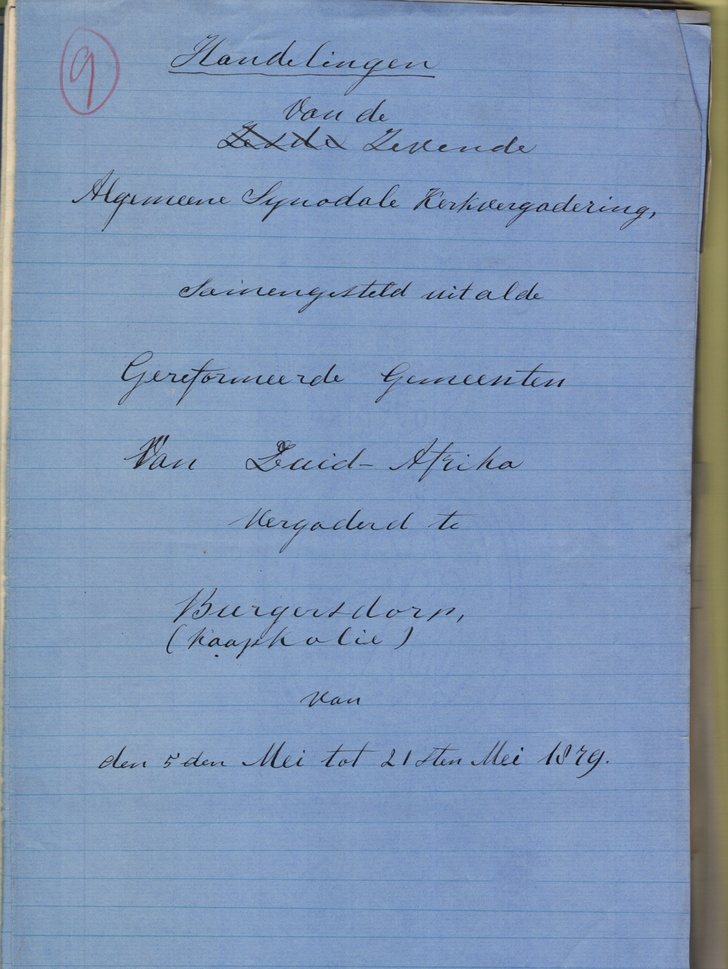
%> input picture Programs/Radon Transform/PTDC0012.JPG, 728 x 969 px, shrunk from 5120 x 6816 before the run
$ octave radon.m   (GNU Octave 9; MATLAB toolbox functions it lacks are replaced by stand-ins)
%> lines starting %> are read from the running program, lines starting %| are printed output that depends on the picture
# Created by Octave 4.2.1, Thu Jul 13 17:19:56 2017 SAST <zander@ArchLinux>
pkg load image;

c = imread('PTDC0012.JPG');
%> c is the input picture: size 969x728x3 uint8; mean R, G, B 127.8, 150.7, 182.6
c = rgb2gray(c);
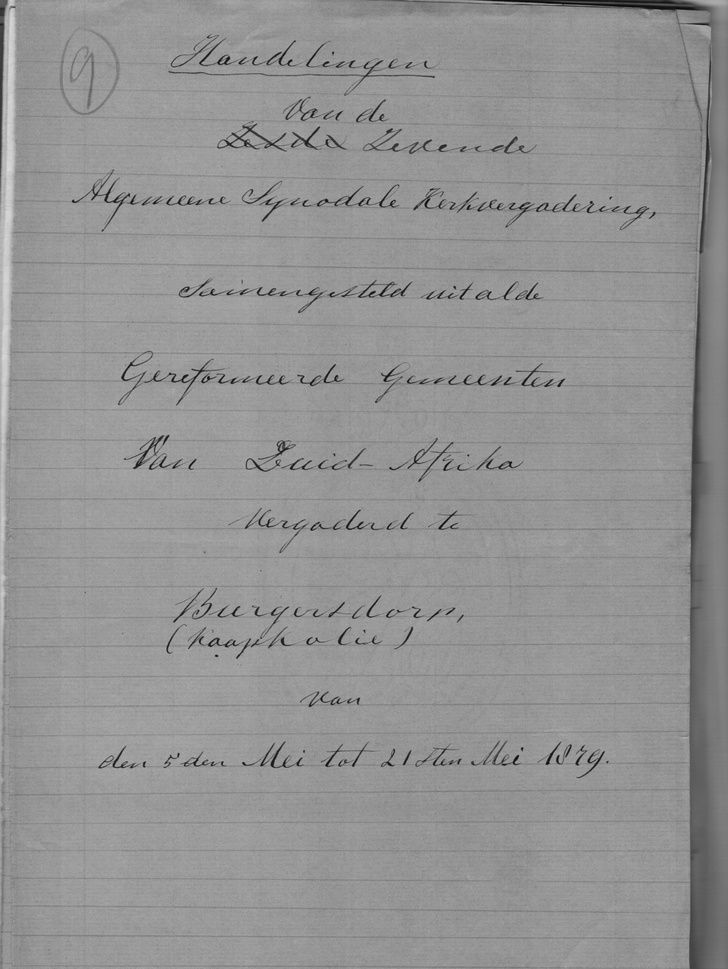
%> c: size 969x728 uint8; min 3, max 220, mean 147.4
#cf = fftshift(fft2(c));
#cr = radon(c);

#figure;
#imshow(cr);
#figure;
#imshow(cf);

#c = binary image
e = edge(c, 'canny');
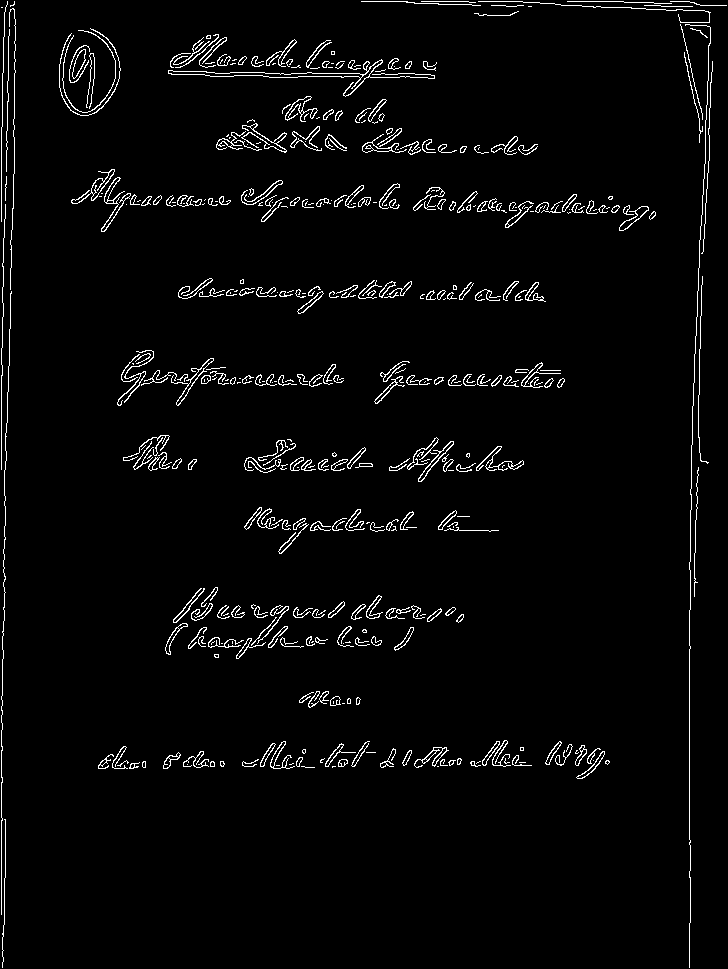
%> e: size 969x728 logical; 3% white in thin lines or dots
angles = 0:179;
%> (the run ends here)
